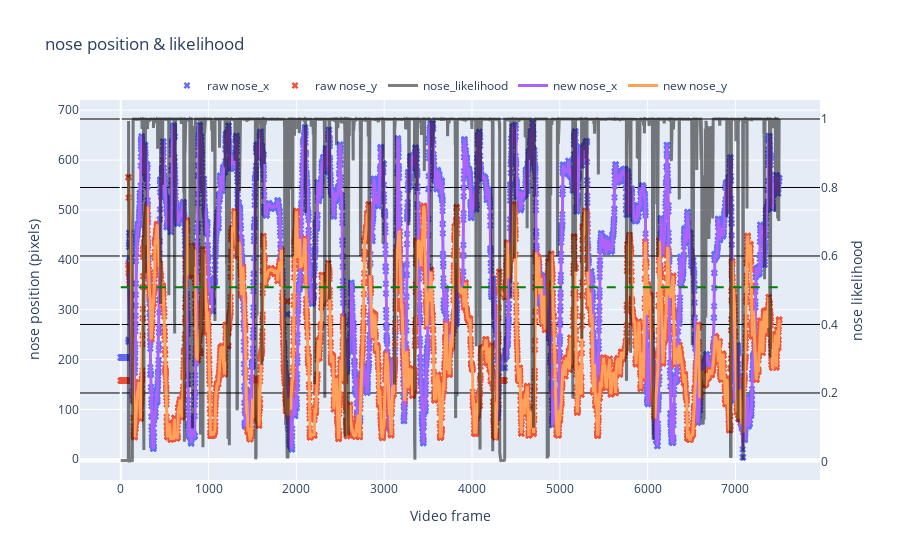

Notebook source saved alongside this figure:
### Code cell
storm.plot_raw_vs_smoothed(df_raw, df_smooth, bodypart = example_bodypart, num_sd = confidence)

### Figure 1 — Plotly figure (JSON) as saved in the notebook; plotly's stock layout.template omitted (floating-point values rounded to 4 significant figures; data arrays with more than 128 entries replaced by an {"elided": "..."} marker saying what was removed)
{"data": [{"marker": {"size": 6, "symbol": "x"}, "mode": "markers", "name": "raw nose_x", "type": "scatter", "x": {"elided": "7500 int values"}, "y": {"elided": "7500 float values"}}, {"marker": {"size": 6, "symbol": "x"}, "mode": "markers", "name": "raw nose_y", "type": "scatter", "x": {"elided": "7500 int values"}, "y": {"elided": "7500 float values"}}, {"line": {"color": "black", "width": 3}, "name": "nose_likelihood", "opacity": 0.5, "type": "scatter", "x": {"elided": "7500 int values"}, "y": {"elided": "7500 float values"}, "yaxis": "y2"}, {"line": {"width": 3}, "name": "new nose_x", "type": "scatter", "x": {"elided": "7500 int values"}, "y": {"elided": "7500 float values"}}, {"line": {"width": 3}, "name": "new nose_y", "type": "scatter", "x": {"elided": "7500 int values"}, "y": {"elided": "7500 float values"}}], "layout": {"legend": {"orientation": "h", "x": 0.5, "xanchor": "center", "y": 1, "yanchor": "bottom"}, "shapes": [{"line": {"color": "green", "dash": "dash"}, "type": "line", "x0": 0, "x1": 7499, "y0": 0.5084, "y1": 0.5084, "yref": "y2"}], "title": {"text": "nose position & likelihood"}, "xaxis": {"title": {"text": "Video frame"}}, "yaxis": {"title": {"text": "nose position (pixels)"}}, "yaxis2": {"gridcolor": "black", "overlaying": "y", "side": "right", "title": {"text": "nose likelihood"}}}}
